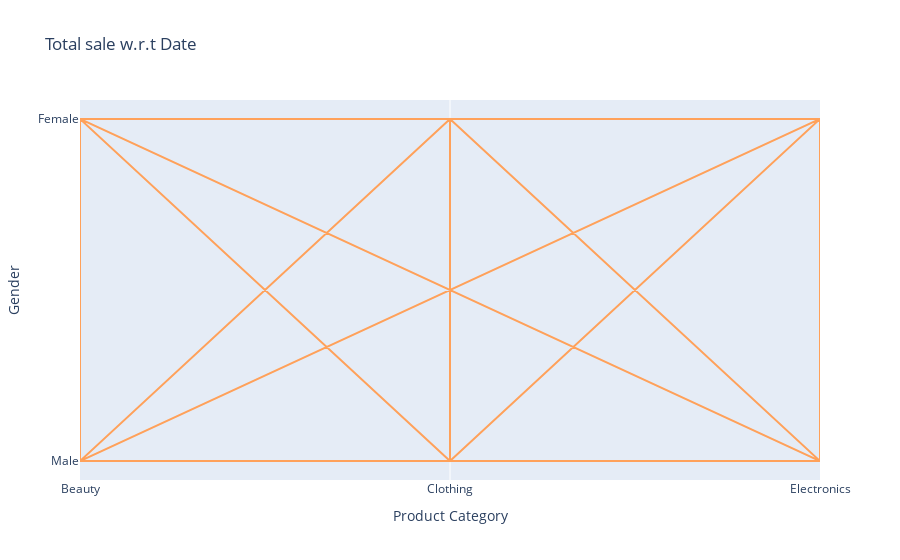

Source (notebook cell):
### Code cell
# plot using plotly 
fig= px.line(df,x="Product Category", y="Gender",  title= "Total sale w.r.t Date")
# Changing color of line in graph
fig.update_traces(line_color='#FFA15A')
fig.show()

### Figure 1 — Plotly figure (JSON) as saved in the notebook; plotly's stock layout.template omitted (floating-point values rounded to 4 significant figures; data arrays with more than 128 entries replaced by an {"elided": "..."} marker saying what was removed)
{"data": [{"hovertemplate": "Product Category=%{x}<br>Gender=%{y}<extra></extra>", "legendgroup": "", "line": {"color": "#FFA15A", "dash": "solid"}, "marker": {"symbol": "circle"}, "mode": "lines", "name": "", "orientation": "v", "showlegend": false, "type": "scatter", "x": {"elided": "1000 str values"}, "xaxis": "x", "y": {"elided": "1000 str values"}, "yaxis": "y"}], "layout": {"legend": {"tracegroupgap": 0}, "title": {"text": "Total sale w.r.t Date"}, "xaxis": {"anchor": "y", "domain": [0, 1], "title": {"text": "Product Category"}}, "yaxis": {"anchor": "x", "domain": [0, 1], "title": {"text": "Gender"}}}}
